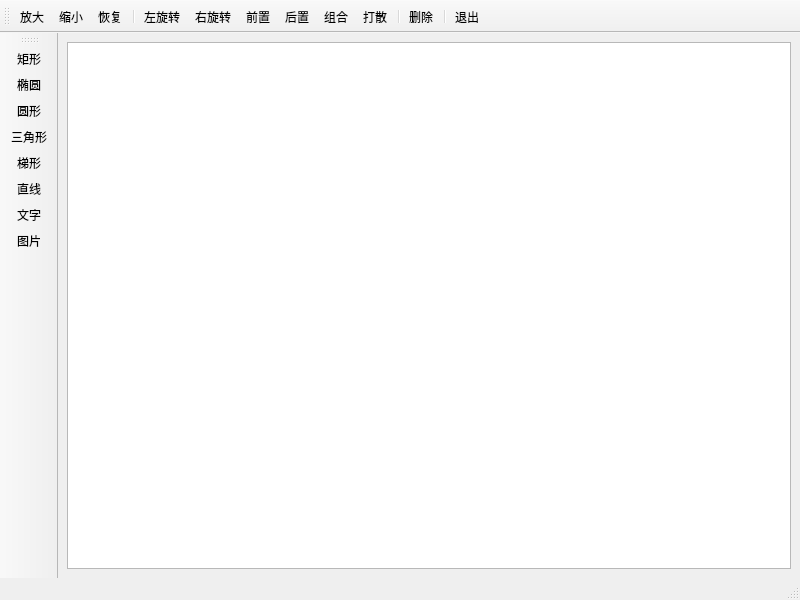
<?xml version="1.0" encoding="UTF-8"?>
<ui version="4.0">
 <class>MainWindow</class>
 <widget class="QMainWindow" name="MainWindow">
  <property name="geometry">
   <rect>
    <x>0</x>
    <y>0</y>
    <width>800</width>
    <height>600</height>
   </rect>
  </property>
  <property name="windowTitle">
   <string>MainWindow</string>
  </property>
  <widget class="QWidget" name="centralwidget">
   <layout class="QHBoxLayout" name="horizontalLayout">
    <item>
     <widget class="QWGraphicsView" name="graphicsView"/>
    </item>
   </layout>
  </widget>
  <widget class="QMenuBar" name="menubar">
   <property name="geometry">
    <rect>
     <x>0</x>
     <y>0</y>
     <width>800</width>
     <height>21</height>
    </rect>
   </property>
  </widget>
  <widget class="QStatusBar" name="statusbar"/>
  <widget class="QToolBar" name="toolBar">
   <property name="windowTitle">
    <string>toolBar</string>
   </property>
   <attribute name="toolBarArea">
    <enum>TopToolBarArea</enum>
   </attribute>
   <attribute name="toolBarBreak">
    <bool>false</bool>
   </attribute>
   <addaction name="actZoomIn"/>
   <addaction name="actZoomOut"/>
   <addaction name="actRestore"/>
   <addaction name="separator"/>
   <addaction name="actRotateLeft"/>
   <addaction name="actRotateRight"/>
   <addaction name="actPutFront"/>
   <addaction name="actPutBack"/>
   <addaction name="actCompose"/>
   <addaction name="actDecompose"/>
   <addaction name="separator"/>
   <addaction name="actDelete"/>
   <addaction name="separator"/>
   <addaction name="actQuit"/>
  </widget>
  <widget class="QToolBar" name="toolBar_2">
   <property name="windowTitle">
    <string>toolBar_2</string>
   </property>
   <attribute name="toolBarArea">
    <enum>LeftToolBarArea</enum>
   </attribute>
   <attribute name="toolBarBreak">
    <bool>false</bool>
   </attribute>
   <addaction name="actAddRect"/>
   <addaction name="actAddEllipse"/>
   <addaction name="actAddCircle"/>
   <addaction name="actAddTriangle"/>
   <addaction name="actAddPolygon"/>
   <addaction name="actAddLine"/>
   <addaction name="actAddText"/>
   <addaction name="actAddPixmap"/>
  </widget>
  <action name="actAddRect">
   <property name="text">
    <string>矩形</string>
   </property>
  </action>
  <action name="actAddEllipse">
   <property name="text">
    <string>椭圆</string>
   </property>
  </action>
  <action name="actAddLine">
   <property name="text">
    <string>直线</string>
   </property>
  </action>
  <action name="actDelete">
   <property name="text">
    <string>删除</string>
   </property>
  </action>
  <action name="actQuit">
   <property name="text">
    <string>退出</string>
   </property>
  </action>
  <action name="actAddPixmap">
   <property name="text">
    <string>图片</string>
   </property>
  </action>
  <action name="actAddText">
   <property name="text">
    <string>文字</string>
   </property>
  </action>
  <action name="actPutFront">
   <property name="text">
    <string>前置</string>
   </property>
  </action>
  <action name="actPutBack">
   <property name="text">
    <string>后置</string>
   </property>
  </action>
  <action name="actAddPolygon">
   <property name="text">
    <string>梯形</string>
   </property>
  </action>
  <action name="actZoomIn">
   <property name="text">
    <string>放大</string>
   </property>
  </action>
  <action name="actZoomOut">
   <property name="text">
    <string>缩小</string>
   </property>
  </action>
  <action name="actRotateLeft">
   <property name="text">
    <string>左旋转</string>
   </property>
  </action>
  <action name="actRotateRight">
   <property name="text">
    <string>右旋转</string>
   </property>
  </action>
  <action name="actRestore">
   <property name="text">
    <string>恢复</string>
   </property>
  </action>
  <action name="actCompose">
   <property name="text">
    <string>组合</string>
   </property>
  </action>
  <action name="actDecompose">
   <property name="text">
    <string>打散</string>
   </property>
  </action>
  <action name="actAddCircle">
   <property name="text">
    <string>圆形</string>
   </property>
  </action>
  <action name="actAddTriangle">
   <property name="text">
    <string>三角形</string>
   </property>
  </action>
 </widget>
 <customwidgets>
  <customwidget>
   <class>QWGraphicsView</class>
   <extends>QGraphicsView</extends>
   <header>qwgraphicsview.h</header>
  </customwidget>
 </customwidgets>
 <resources/>
 <connections>
  <connection>
   <sender>actQuit</sender>
   <signal>triggered()</signal>
   <receiver>MainWindow</receiver>
   <slot>close()</slot>
   <hints>
    <hint type="sourcelabel">
     <x>-1</x>
     <y>-1</y>
    </hint>
    <hint type="destinationlabel">
     <x>399</x>
     <y>299</y>
    </hint>
   </hints>
  </connection>
 </connections>
</ui>
